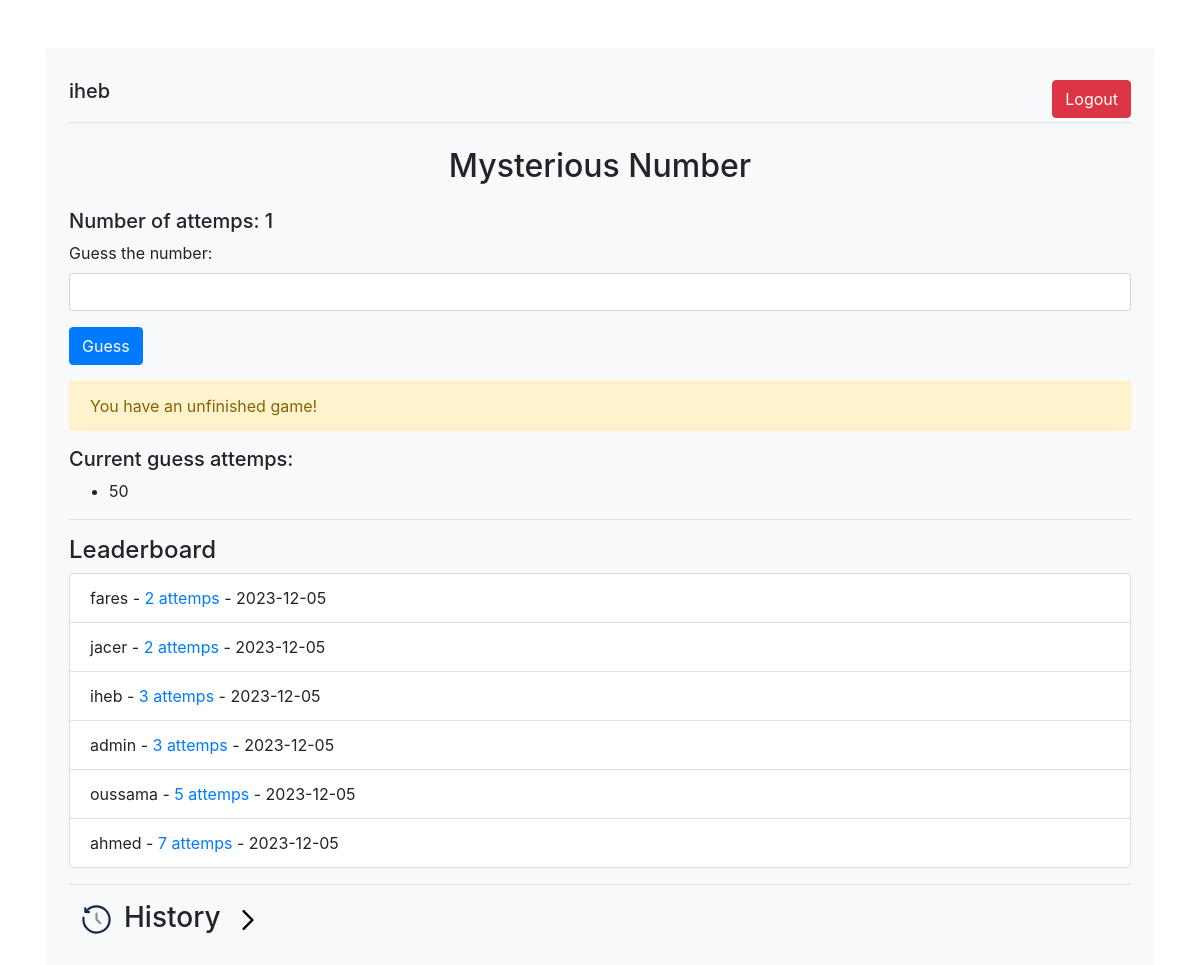
Screenshot of /index.php (signed in) with the database file from the repository.
### tables this page shows
CREATE TABLE `games` (
  `id` int(11) NOT NULL,
  `user_id` int(11) NOT NULL,
  `attemps` int(11) NOT NULL,
  `game_date` date DEFAULT current_timestamp(),
  `finished` tinyint(1) DEFAULT 0,
  `mys_number` int(11) DEFAULT NULL
);

CREATE TABLE `attemps` (
  `id` int(11) NOT NULL,
  `user_id` int(11) DEFAULT NULL,
  `value` int(11) DEFAULT NULL,
  `attemp_date` date DEFAULT current_timestamp(),
  `game_id` int(11) DEFAULT NULL
);

CREATE TABLE `users` (
  `id` int(11) NOT NULL,
  `username` varchar(255) NOT NULL,
  `password` varchar(255) NOT NULL,
  `name` varchar(50) NOT NULL
);

### index.php (the view, shortened to what this page needs)
<?php
require 'config.php';
if ($_SERVER['REQUEST_METHOD'] === 'GET') {
    $user_id = $_SESSION['user_id'] ?? $_COOKIE['user_id'];
    $unfinished_game_query = "SELECT * FROM games WHERE user_id = {$user_id} AND finished = 0";
    $unfinished_game_result = $conn->query($unfinished_game_query);
    if ($unfinished_game_result->num_rows > 0) {
        $row = $unfinished_game_result->fetch_assoc();
        $attemps = $row['attemps'];
    }
}
$highscores_query = "SELECT games.id, users.name, MIN(games.attemps) as min_score, games.game_date as date FROM games INNER JOIN users ON games.user_id = users.id WHERE games.finished = 1 GROUP BY users.username ORDER BY min_score ASC LIMIT 8";
$highscores_result = $conn->query($highscores_query);
$current_attemps_query =  "SELECT * FROM attemps WHERE game_id = {$_SESSION['game_id']} ORDER BY id DESC";
$current_attemps_result = $conn->query($current_attemps_query);
$attemps_list = [];
while ($row = $current_attemps_result->fetch_assoc()) {
    $attemps_list[] = $row;
}
?>
<!DOCTYPE html>
<html lang="en">
<head>
    <link href="https://cdn.jsdelivr.net/npm/bootstrap@4.6.2/dist/css/bootstrap.min.css" rel="stylesheet">
</head>
<body>
    <div class="container mt-5">
        <div class="wrapper w-100 bg-light p-4 rounded">
            <div class="d-flex justify-content-between align-items-center border-bottom pb-1">
                <h5><?= $_SESSION['username'] ?></h5>
                <a class="btn btn-danger mt-2" href="logout.php" class="mt-3">Logout</a>
            </div>
            <h2 class="h2 my-4 text-center">Mysterious Number</h2>
            <form method="post" action="" class="mt-4">
                <h5>Number of attemps: <?= $attemps ?></h5>
                <div class="form-group">
                    <label for="guess">Guess the number:</label>
                    <input type="number" class="form-control" name="guess" required>
                </div>
                <input type="submit" class="btn btn-primary" value="Guess">
            </form>
            <?php
            if (isset($_SESSION['message'])) {
                if (isset($_SESSION["win"])) {
                    echo "<p class='alert alert-success mt-3'>{$_SESSION['message']}</p>";
                } else {
                    echo "<p class='alert alert-info  mt-3'>{$_SESSION['message']}</p>";
                }
                unset($_SESSION['message']);
            } else if ($attemps > 0) {
                echo "<p class='alert alert-warning mt-3'>You have an unfinished game!</p>";
            }
            ?>
            <?php if (count($attemps_list) > 0) : ?>
                <h5>Current guess attemps:</h5>
                <ul class=''>
                    <?php foreach ($attemps_list as $attemp) : ?>
                        <li><?= $attemp['value'] ?></li>
                    <?php endforeach; ?>
                </ul>
            <?php endif; ?>
            <hr>
            <?php
            if ($highscores_result->num_rows > 0) {
                echo "<h4>Leaderboard</h4>";
                echo "<ul class='list-group bg-light border-primary'>";
                while ($row = $highscores_result->fetch_assoc()) {
                    echo "<li class='list-group-item'>{$row['name']} -
                        <a href='attemps_history.php?game_id={$row['id']}'>{$row['min_score']} attemps</a>
                    - {$row['date']}</li>";
                }
                echo "</ul>";
            }
            ?>
            <hr>
            <div class="history">
                <h3><img src="history.svg" alt="">History <img src="chevron.svg" alt=""></h3>
            </div>
        </div>
    </div>
</body>
</html>

### index.php (style rules this page uses)
.wrapper { width: 360px; padding: 20px; }
.history h3 { cursor: pointer; user-select: none; }
.history h3 img { width: 20px; height: 20px; margin-left: 10px; transition: transform 0.15s ease-in-out; }
.history h3 img:first-child { width: 35px; height: 35px; margin-right: 10px; }

### rows the page displays
games: attemps "1"
attemps: value "50"
games: user.name "fares", min_score "2", game_date "2023-12-05"
games: user.name "jacer", min_score "2", game_date "2023-12-05"
games: user.name "iheb", min_score "3", game_date "2023-12-05"
games: user.name "admin", min_score "3", game_date "2023-12-05"
games: user.name "oussama", min_score "5", game_date "2023-12-05"
games: user.name "ahmed", min_score "7", game_date "2023-12-05"

### other values shown
$_SESSION['username'] "iheb"
